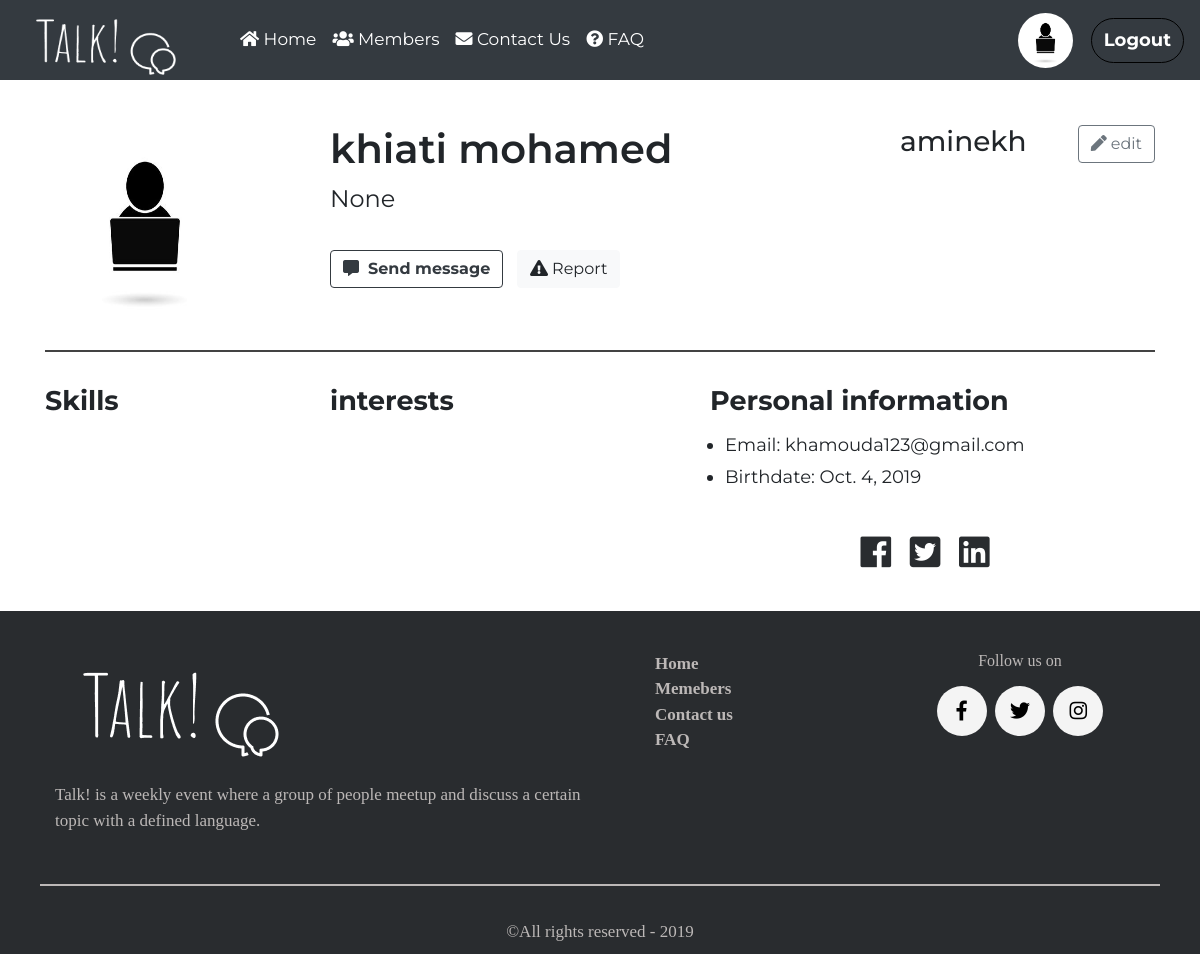
Page /profile/1 (signed in) on the earlier database version.
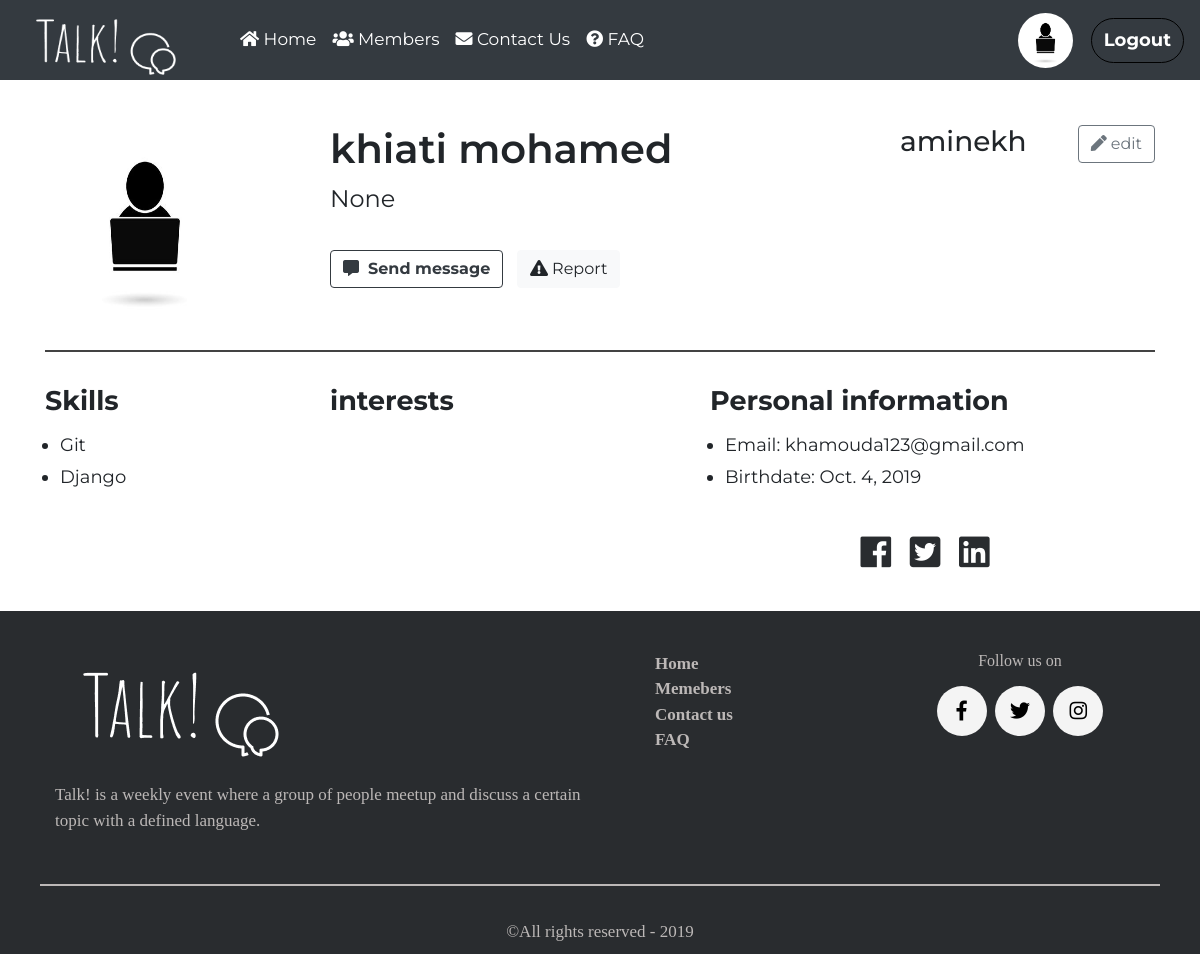
Same page on the later database version.
### Main/models.py (models this page shows, shortened)
class Skill(models.Model):
    profile=models.ForeignKey(Profile,on_delete=models.CASCADE,related_name="skill")
    value = models.CharField(max_length=100)

### Main/views.py (the view)
# urls.py: path('profile/<int:pk>',views.profile,name='profile'),
@login_required
def profile(request,pk):
    skills = Skill.objects.all()
    interests = Interest.objects.all()
    User.objects.get(pk=pk)
    context ={
        "interests":interests,
        "skills":skills
    }
    return render(request,'Main/profile.html',context)

### Main/templates/Main/profile.html (shortened to what the changed rows need)
<!DOCTYPE html>
<html>
<head>
	<link rel="stylesheet" href="../../static/css/bootstrap.min.css">
		<link rel="stylesheet" href="../../static/css/animate.css">
	<link rel="stylesheet" href="../../static/css/main.css">
	<link rel="stylesheet"
		href="https://use.fontawesome.com/releases/v5.5.0/css/all.css"
>
</head>
<body>
<section id="baseInfoProfile">
    <div class="container">
            <div class="row">
                <div class="col-lg-6">
                    <h1>{{ user.first_name }} {{ user.last_name }} </h1>
                </div>
            </div>
    </div>
</section>
        <section id="detailInfoProfile">
            <div class="container">
                <div class="row">
                    <div class="col-md-3">
                        <h2>Skills</h2>
                        <ul>
                            {% for sk in skills %}
                            <li>{{sk.value}}</li>
                            {% endfor %}
                        </ul>
                    </div>
                    <div class="col-md-4">
                        <h2>interests</h2>
                    </div>
                    <div class="col-md-5">
                        <h2>Personal information</h2>
                    </div>
                </div>
            </div>
        </section>
    </body>
    </html>

Differences in the rows shown:
added Skill: value "Git"
added Skill: value "Django"
